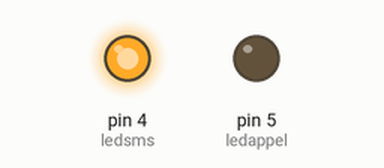
Recording of a sketch running on a simulated Arduino Uno, built with avr-gcc and run on an emulated ATmega328P. On the bench: output pins drawn as LEDs (lit = HIGH). The modem accepts every AT command (registered, SIM ready, sends succeed) and sends nothing else.

Above: at 5.1 s.
At 65.2 s:
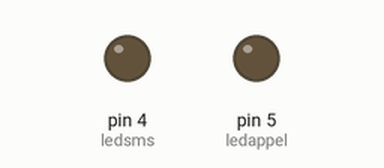
At 98.4 s:
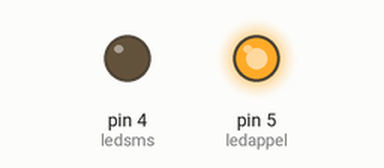
Timing chart, 0 to 99.9 s (numbered marks = the images above):
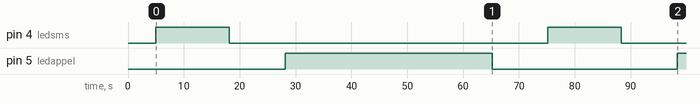

Measured:
- by itself, pin 4 (ledsms): alternates HIGH for 13.1 s and LOW for 57.0 s
- by itself, pin 5 (ledappel): LOW → HIGH at 28.1 s, → LOW 37.0 s later, → HIGH 33.1 s later

The sketch:

SendSMS.ino
```cpp
#include <SoftwareSerial.h>
int ledsms=4;
int ledappel=5;


 SoftwareSerial myserial(11,10);
void setup()
{
  // Initialisation de la communication série avec le module GSM
    myserial.begin(9600);
    delay(5000);
    //sendMessage();
    //callSomeone();
  pinMode(ledsms,OUTPUT);
  pinMode(ledappel,OUTPUT);
}

void loop() {
  sendMessage();
  delay(10000);
  //sendMessage2();
   callSomeone();
   delay(10000);

}
void callSomeone()
{
  digitalWrite(ledappel,HIGH);

   myserial.println("ATD++243972575093;");
  delay(2000);
  myserial.println();
  delay(30000);
   myserial.println("ATH");
   delay(5000);
   digitalWrite(ledappel,LOW);
  }
void sendMessage(){
  digitalWrite(ledsms,HIGH);
  myserial.print("AT+CMGF=1\r");
  delay(2000);
  myserial.println("AT+CMGS=\"+243972575093\"");
  delay(2000);
  myserial.println("La poubelle numero 1(C. kadutu,Q. nkafu av. hopital Gen)est remplie, priere de passer la vider,Merci");
  delay(2000);
  myserial.println((char)26);
  delay(2000);
  myserial.println();
    delay(5000);
    myserial.print("");
    digitalWrite(ledsms,LOW);
  }
void sendMessage2(){
  digitalWrite(ledsms,HIGH);
  myserial.print("AT+CMGF=1\r");
  delay(2000);
  myserial.println("AT+CMGS=\"+243971212482\"");
  delay(2000);
  myserial.println("La poubelle numero 1(C. kadutu,Q. nkafu av. hopital Gen)est remplie, priere de passer la vider,Merci");
  delay(2000);
  myserial.println((char)26);
  delay(2000);
  myserial.println();
    delay(5000);
    myserial.print("");
    digitalWrite(ledsms,LOW);
  }
```
